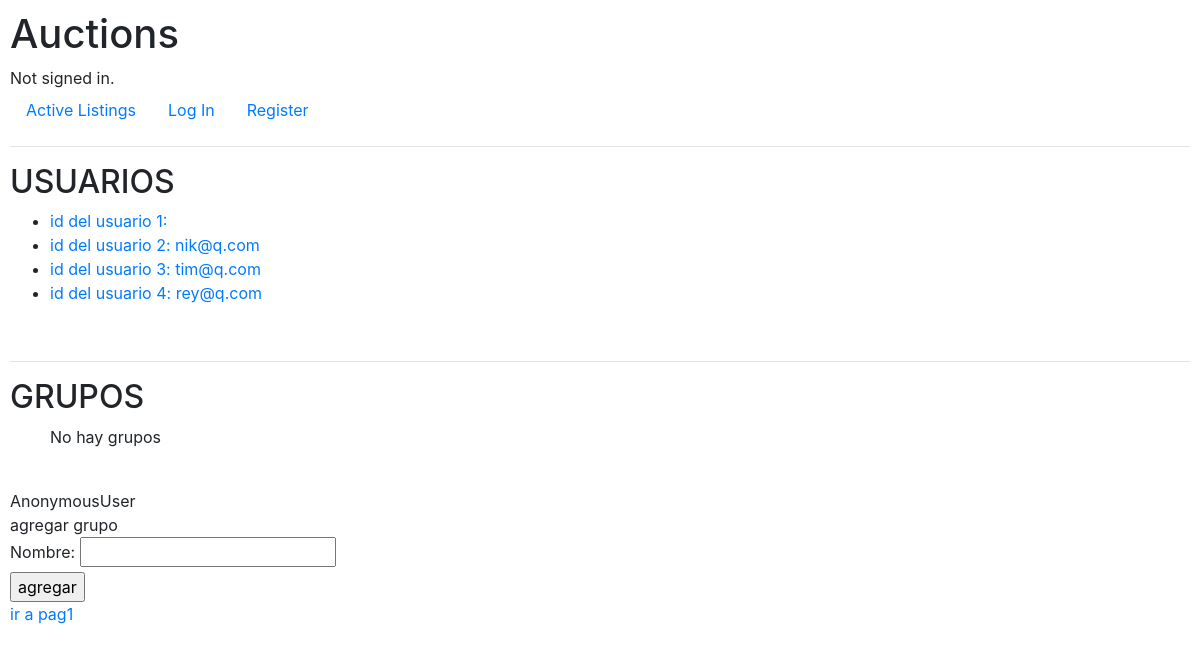
Before: /ver with the older database file.
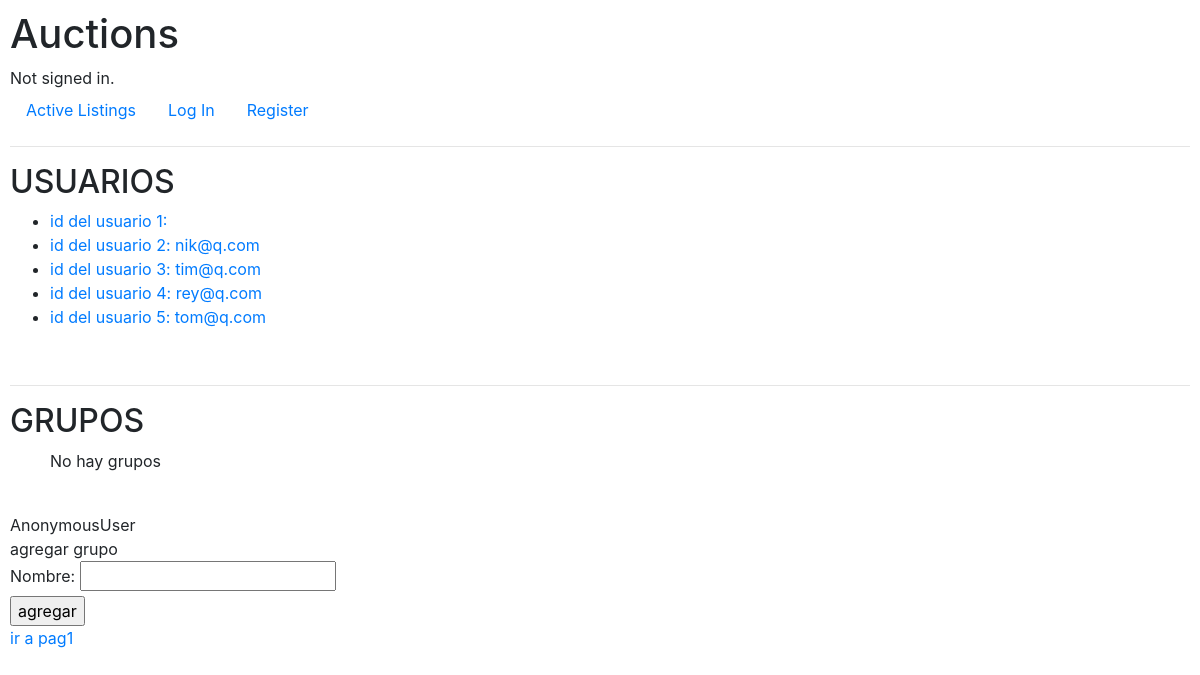
After: the same page with the newer database file.
### auctions/models.py (models this page shows)
class User(AbstractUser):
    pass

### auctions/views.py (the view)
# urls.py: path("ver", views.ver, name="ver"),
def ver(request):
    grupos_disponibles = get_objects_for_user(request.user, 'auctions.view_grupo')
    return render(request, "auctions/ver.html",{
        "usuarios": User.objects.all(),
        "grupos": grupos_disponibles,
        "form": Gruposform(),
        "actual":request.user
    })

### auctions/views.py
class Gruposform(forms.Form):
    nombre = forms.CharField(max_length=64)

### auctions/templates/auctions/ver.html (shortened to what this page needs)
{% extends "auctions/layout.html" %}
{% block body %}
    <h2>USUARIOS</h2>
    <ul>
        {% for usuario in usuarios %}
            <li> <a href="{% url 'auctions:ver_usuario' usuario.id %}"> id del usuario {{ usuario.id }}: {{ usuario.name}} {{ usuario.email }} </a></li>
        {% empty%}
            <p>No hay usuarios</p>
        {% endfor %}
    </ul>
    <br>
    <hr>
    <h2>GRUPOS</h2>
    <ul>
        {% for grupo in grupos %}
            <a href="{% url 'auctions:ver_grupo' grupo.id %}"> <li>id del grupo {{ grupo.id }}  {{ grupo.nombre }} {{ grupo.creador }}</li> </a>
        {% empty%}
            <p>No hay grupos</p>
        {% endfor %}
    </ul>
    <br>
    {{actual}}
    <br>
    agregar grupo
    <form action="{% url 'auctions:crear_grupo'%}"  method="post">
        {{ form }}
        <input type="submit" value="agregar">
    </form>
    <a href="{%  url 'auctions:index'  %}">ir a pag1</a>
{% endblock %}

Changed rows visible on the page:
added User: id "5", email "tom@q.com"
